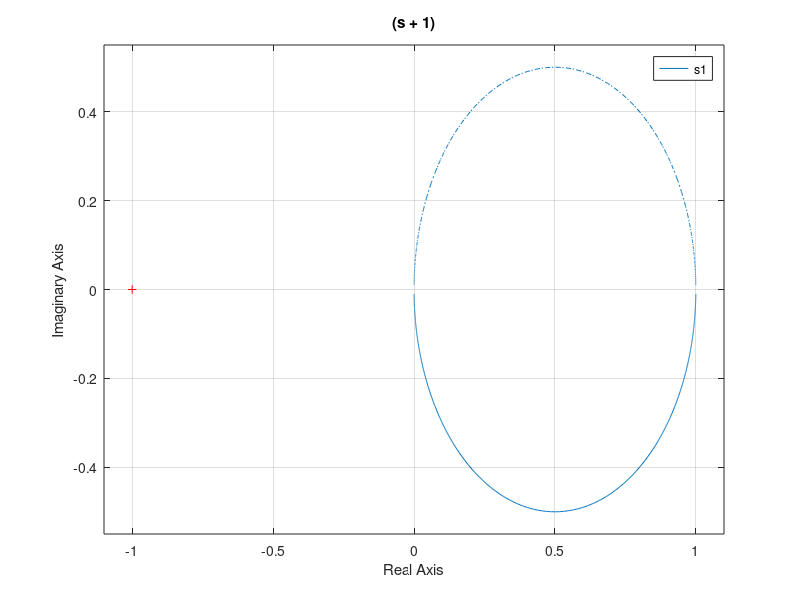
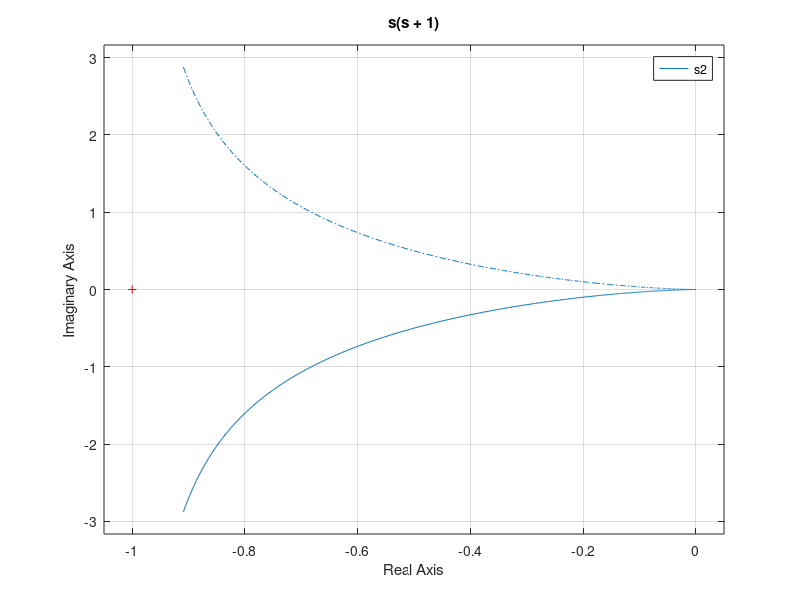
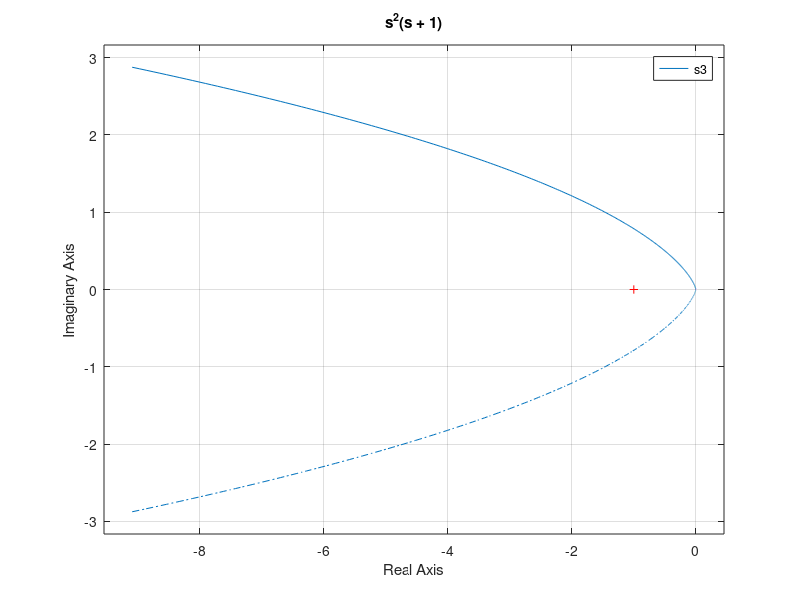
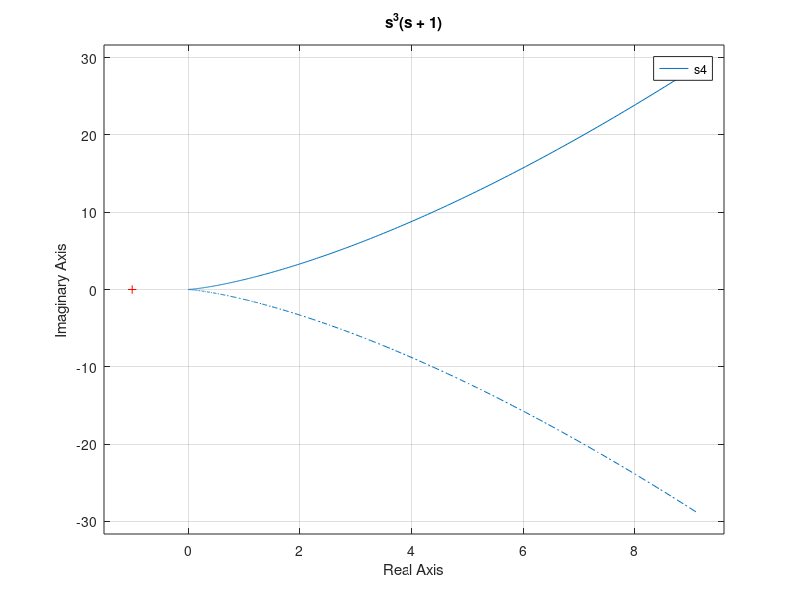

The MATLAB source for these figures, in order:
clear;
close all;

K = 1;

s1 = tf([0 K], [1 1]);
s2 = tf([0 0 K], [1 1 0]);
s3 = tf([0 0 0 K], [1 1 0 0]);
s4 = tf([0 0 0 0 K], [1 1 0 0 0]);

figure(1)
nyquist(s1);
title('(s + 1)');

figure(2)
nyquist(s2);
title('s(s + 1)');

figure(3)
nyquist(s3);
title('s^2(s + 1)');

figure(4)
nyquist(s4);
title('s^3(s + 1)');